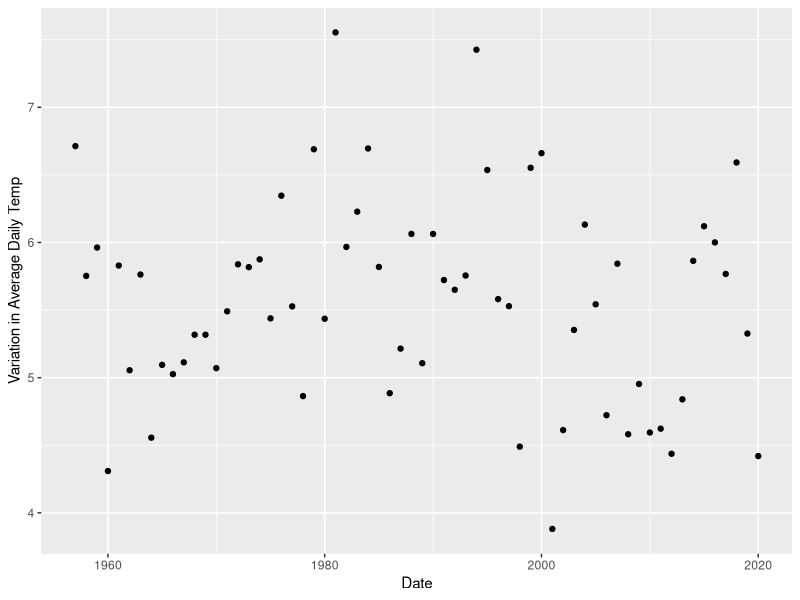
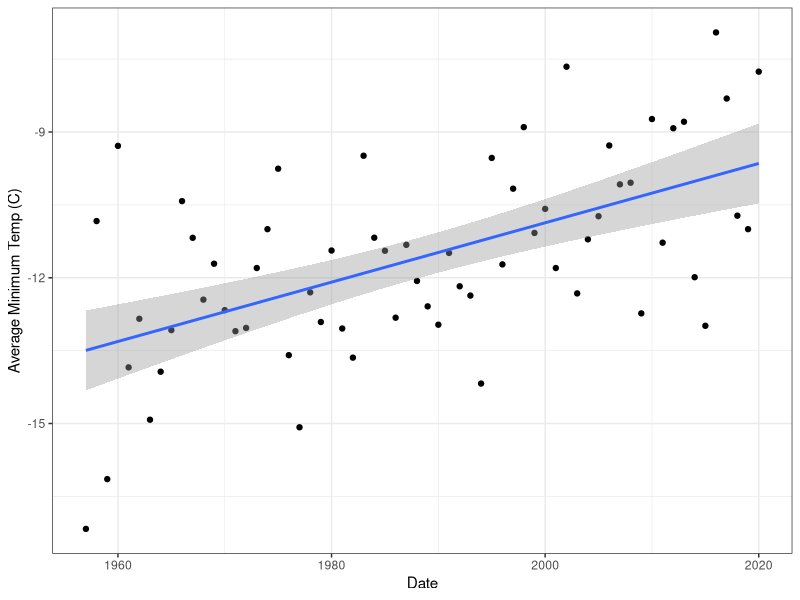
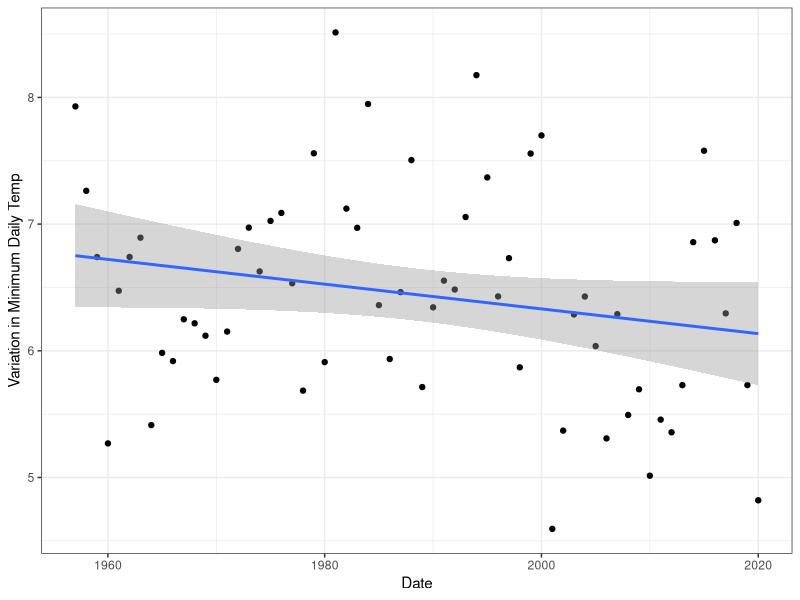
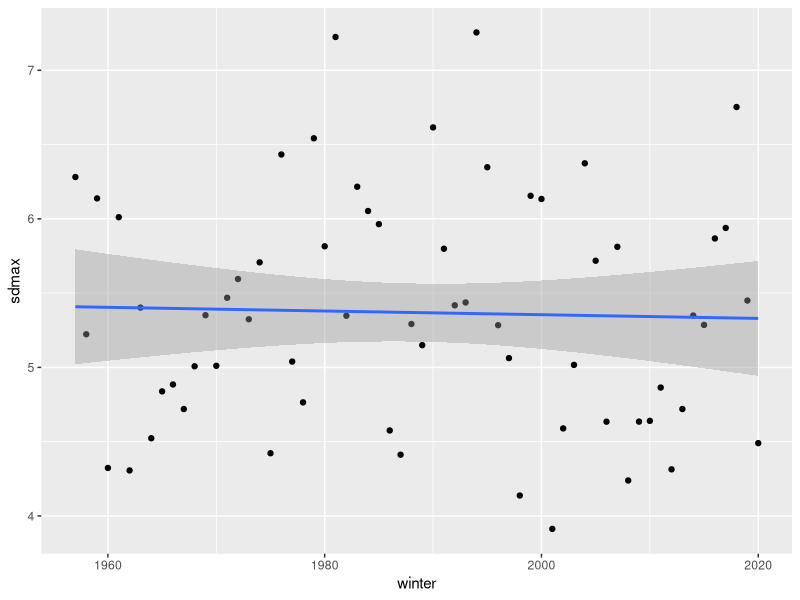
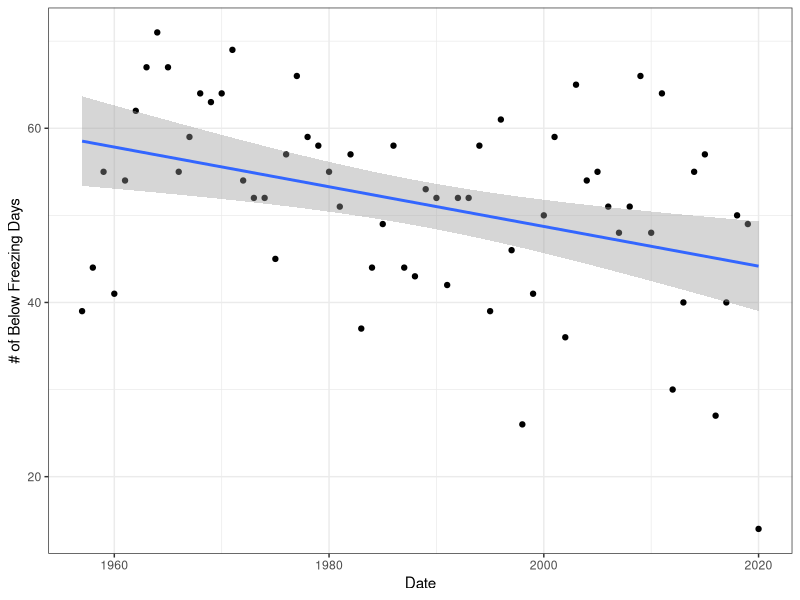

These charts were generated, in order, by the following R code:
# Sage Wentzell-Brehme
# December 9, 2020
# BISC/ES 307 Final Project

# Looking at trends in winter temperature data at Hubbard Brook Experimental Forest

# load libraries
library(tidyverse)
library(lubridate)
library(lme4)


# set working directory
setwd("~/Wellesley/Year 4/Bisc_307/Final/BISC_ES_307_Final")

#Hubbard Brook Data
HB_temp <- read.csv("data/HBEF_air_temp_daily_1957-2019.csv")

#summarize the data
summary(HB_temp)
table(HB_temp$STA)

#assign the date column to a date variable format
HB_temp$date <- as.Date(HB_temp$date)

#add a month column
HB_temp <- mutate(HB_temp, month = format(date, "%m"), 
                    year = year(date))

#subset the data to only look at the winter months - Dec, Jan, Feb
list_of_values <- c("01", "02", "12")
HBwinter <- HB_temp %>%
  filter(month %in% list_of_values)


#filter to just the temp data from the HQ or Headquarters plot
#create a new column for winter (ex: Dec 2018-Feb 2019 = winter 2019)
HBwinter <-  HBwinter %>%
  mutate(HBwinter, winter = ifelse(month == "12", year + 1, year))%>%
  filter(STA=="HQ")

#HBwinter$winter <- as.numeric(HBwinter$winter)
#HBwinter$winter[HBwinter$month== "12"] <- HBwinter$year + 1
  #  mutate(HBwinter, winter = year)

#summarize the data by winter to look at the number of days that stay below freezing
#or have a maximum temp below 0 degrees Celsius
cold <- HBwinter %>%
  group_by(winter)%>%
  summarize(below = sum(MAX<=0))


#summarize data by winter to look at average temp and variation
#including average, maximum, and minimum daily temps
HBsum <- HBwinter %>%
  group_by(winter) %>%
  summarize(mean = mean(AVE),
            sdave = sd(AVE),
            minmean = mean(MIN), 
            sdmin = sd(MIN), 
            maxmean = mean(MAX), 
            sdmax = sd(MAX))

# plotting variation in average daily temp over each winter
ggplot(data = HBsum) + 
  geom_point(mapping = aes(x = winter, y = sdave)) +
  labs(x = "Date", y = "Variation in Average Daily Temp")

# linear regression of standard deviation of average daily temp over each winter ~ year
lm1 <- lm(sdmin ~ winter, data=HBsum)
summary(lm1)

# Figure 1
# plot the winter average daily minimum temp by year  
ggplot(data = HBsum, mapping = aes(x = winter, y = minmean)) + 
  geom_point()+
  geom_smooth(method=lm)+
  labs(x = "Date", y = "Average Minimum Temp (C)") +
  theme_bw()

# linear regression of average minimum daily temp each winter ~ year
lm2 <- lm(minmean ~ winter, data=HBsum)
summary(lm2)

#Figure 2
# plotting variation in minimum daily temp over each winter
ggplot(data = HBsum, mapping = aes(x = winter, y = sdmin)) + 
  geom_point() +
  geom_smooth(method=lm)+
  labs(x = "Date", y = "Variation in Minimum Daily Temp")+
  theme_bw()

# linear regression of standard deviation of minimum daily temp each winter ~ year
lm3 <- lm(sdmin ~ winter, data=HBsum)
summary(lm3)

# plotting variation in max daily temp over each winter
ggplot(data = HBsum, mapping = aes(x = winter, y = sdmax)) + 
  geom_point() +
  geom_smooth(method=lm)

# linear regression of standard deviation of maximum daily temp each winter ~ year
lm4 <- lm(sdmax ~ winter, data=HBsum)
summary(lm4)

# Figure 3
# plot the number of days below freezing (0 degrees Celsius) each winter
ggplot(data = cold, mapping = aes(x = winter, y=below)) + 
  geom_point()+
  geom_smooth(method=lm)+
  labs(x = "Date", y = "# of Below Freezing Days") +
  theme_bw()

# linear regression of number of days below freezing each winter ~ year
lm5 <- lm(below ~ winter, data=cold)
summary(lm5)


